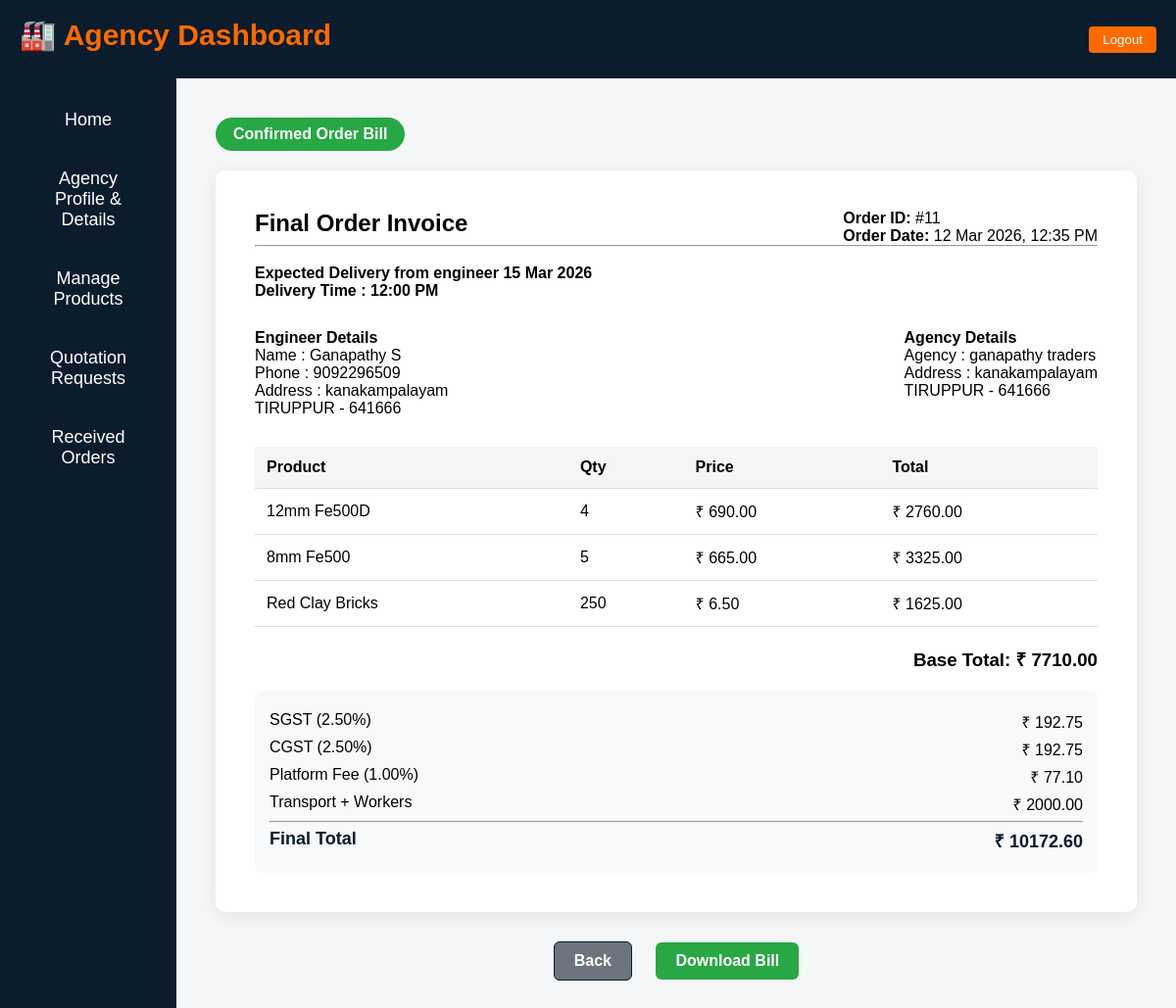
The app's page /agency-order-bill/11/ (signed in) with its own data.
### Construct/models.py (models this page shows, shortened)
class Order(models.Model):
    ORDER_STATUS_CHOICES = [
    ("Placed", "Placed"),
    ("AgencyApproved", "Agency Approved"),
    ("AgencyRejected", "Agency Rejected"),
    ("Processing", "Processing"),
    ("OutForDelivery", "Out For Delivery"),
    ("Delivered", "Delivered"),
    ("Cancelled", "Cancelled"),
]
    PAYMENT_CHOICES = [
        ("COD", "Cash on Delivery"),
    ]
    quotation = models.ForeignKey(
        "QuotationRequest",
        on_delete=models.CASCADE,
        related_name="orders"
    )
    engineer = models.ForeignKey(
        User,
        on_delete=models.CASCADE,
        related_name="engineer_orders"
    )
    agency = models.ForeignKey(
        "AgencyProfile",
        on_delete=models.CASCADE,
        related_name="agency_orders"
    )
    total_amount = models.DecimalField(
        max_digits=12,
        decimal_places=2
    )
    payment_method = models.CharField(
        max_length=20,
        choices=PAYMENT_CHOICES,
        default="COD"
    )
    cod_confirmed = models.BooleanField(default=False)
    cod_confirmed_at = models.DateTimeField(null=True, blank=True)
    order_status = models.CharField(
    max_length=30,
    choices=ORDER_STATUS_CHOICES,
    default="Placed"
)
    created_at = models.DateTimeField(auto_now_add=True)

class OrderDelivery(models.Model):
    order = models.OneToOneField(
        Order,
        on_delete=models.CASCADE,
        related_name="delivery"
    )
    delivery_date = models.DateField()
    delivery_time = models.TimeField()
    engineer_name = models.CharField(max_length=150)
    engineer_phone = models.CharField(max_length=20)
    site_owner_phone = models.CharField(max_length=20)
    site_address = models.TextField()
    site_district = models.CharField(max_length=100)
    site_pincode = models.CharField(max_length=10)
    delivery_status = models.CharField(
        max_length=30,
        default="Pending"
    )
    created_at = models.DateTimeField(auto_now_add=True)
    dispatched_at = models.DateTimeField(null=True, blank=True)
    delivered_at = models.DateTimeField(null=True, blank=True)  # 🔥 add this

class Engineerprofile(models.Model):
    user = models.OneToOneField(
        User,
        on_delete=models.CASCADE,
        related_name="engineer_profile"
    )
    email = models.EmailField(null=False, blank=False)
    DEGREE_CHOICES = [
        ('BE', 'BE'),
        ('ME', 'ME'),
        ('MTech', 'BTech'),
        ('MTech', 'MTech'),
        ('Diploma', 'Diploma'),
        ('PhD', 'PhD'),
        ('Others', 'Others'),
    ]
    degree = models.CharField(
        max_length=20,
        choices=DEGREE_CHOICES,
        null=False,
        blank=False
    )
    other_degree = models.CharField(
        max_length=100,
        null=False,
        blank=False
    )
    college_name = models.CharField(
        max_length=255,
        null=False,
        blank=False
    )
    clg_district = models.CharField(
        max_length=100,
        null=False,
        blank=False
    )
    degree_certificate = models.FileField(
        upload_to='engineer_certificates/',
        null=False,
        blank=False
    )
    full_name = models.CharField(
        max_length=150,
        null=False,
        blank=False
    )
    age = models.PositiveIntegerField(
        null=False,
        blank=False
    )
    GENDER_CHOICES = [
        ('Male', 'Male'),
        ('Female', 'Female'),
        ('Other', 'Other'),
    ]
    gender = models.CharField(
        max_length=10,
        choices=GENDER_CHOICES,
        null=False,
        blank=False
    )
    date_of_birth = models.DateField(
        null=False,
        blank=False
    )
    phone_number = models.CharField(
        max_length=10,
        unique=True,
        null=False,
        blank=False
    )
    address = models.TextField(
        null=False,
        blank=False
    )
    district = models.CharField(
        max_length=100,
        null=False,
        blank=False
    )
    state = models.CharField(
        max_length=100,
        null=False,
        blank=False
    )
    pincode = models.CharField(
        max_length=10,
        null=False,
        blank=False
    )
    terms_accepted = models.BooleanField(default=False)
    created_at = models.DateTimeField(auto_now_add=True)
    updated_at = models.DateTimeField(auto_now=True)

class AgencyProfile(models.Model):
    user = models.OneToOneField(
        User,
        on_delete=models.CASCADE,
        related_name="agency_profile"
    )
    company_name = models.CharField(max_length=255)
    gst_number = models.CharField(max_length=50)
    gst_certificate = models.FileField(
        upload_to="agency_gst_certificates/"
    )
    company_phone = models.CharField(
        max_length=15,
        unique=True
    )
    company_address = models.TextField()
    company_district = models.CharField(max_length=100)
    company_state = models.CharField(max_length=100)
    company_pincode = models.CharField(max_length=6)
    owner_name = models.CharField(max_length=150)
    owner_email = models.EmailField()
    owner_phone = models.CharField(
        max_length=15,
        unique=True
    )
    GENDER_CHOICES = [
        ('Male', 'Male'),
        ('Female', 'Female'),
        ('Other', 'Other'),
    ]
    gender = models.CharField(
        max_length=10,
        choices=GENDER_CHOICES
    )
    owner_age = models.PositiveIntegerField()
    owner_dob = models.DateField()
    owner_address = models.TextField()
    owner_district = models.CharField(max_length=100)
    owner_state = models.CharField(max_length=100)
    owner_pincode = models.CharField(max_length=6)
    status = models.CharField(
        max_length=20,
        default="approved"
    )
    approved_at = models.DateTimeField(
        default=timezone.localtime
    )
    terms_accepted = models.BooleanField(default=False)
    created_at = models.DateTimeField(auto_now_add=True)
    updated_at = models.DateTimeField(auto_now=True)

class OrderItem(models.Model):
    order = models.ForeignKey(
        Order,
        on_delete=models.CASCADE,
        related_name="items"
    )
    product_name = models.CharField(max_length=200)
    quantity = models.PositiveIntegerField()
    price = models.DecimalField(max_digits=10, decimal_places=2)
    total_price = models.DecimalField(
        max_digits=12,
        decimal_places=2
    )

class EstimatedQuotation(models.Model):
    quotation = models.OneToOneField(
        QuotationRequest,
        on_delete=models.CASCADE,
        related_name="final_estimate"
    )
    base_total = models.DecimalField(max_digits=12, decimal_places=2)
    transport_charge = models.DecimalField(max_digits=10, decimal_places=2)
    cgst_percent = models.DecimalField(max_digits=5, decimal_places=2)
    sgst_percent = models.DecimalField(max_digits=5, decimal_places=2)
    platform_fee_percent = models.DecimalField(max_digits=5, decimal_places=2)
    cgst_amount = models.DecimalField(max_digits=10, decimal_places=2)
    sgst_amount = models.DecimalField(max_digits=10, decimal_places=2)
    platform_fee_amount = models.DecimalField(max_digits=10, decimal_places=2)
    final_total = models.DecimalField(max_digits=12, decimal_places=2)
    created_at = models.DateTimeField(auto_now_add=True)

### Construct/views.py (the view)
@login_required
def agency_order_bill(request, order_id):
    order = get_object_or_404(
        Order,
        id=order_id,
        agency=request.user.agency_profile
    )
    final_estimate = get_object_or_404(
        EstimatedQuotation,
        quotation=order.quotation
    )
    return render(
        request,
        "agency_side/agency_order_bill.html",
        {
            "order": order,
            "final_estimate": final_estimate
        }
    )

### templates/agency_side/agency_order_bill.html (shortened to what this page needs)
{% extends "agency_side/agency_dashboard.html" %}
{% load static %}
{% block content %}
<div class="quote-badge">Confirmed Order Bill</div>
<div class="invoice-container">
  <div class="invoice-header">
    <div>
      <h2>Final Order Invoice</h2>
    </div>
    <div>
      <p><strong>Order ID:</strong> #{{ order.id }}</p>
      <p><strong>Order Date:</strong> {{ order.created_at|date:"d M Y, h:i A" }}</p>
    </div>
  </div>
  <hr>
  <br>
    <h4> Expected Delivery from engineer  {% if order.delivery %}
{{ order.delivery.delivery_date|date:"d M Y" }}<br>Delivery Time :
{{ order.delivery.delivery_time|time:"h:i A" }}
{% else %}
-
{% endif %}</h4>
  <div class="details-section">
    <div>
      <h4>Engineer Details</h4>
      <p>Name : {{ order.engineer.engineer_profile.full_name }}</p>
      <p>Phone : {{ order.engineer.engineer_profile.phone_number }}</p>
      <p>Address : {{ order.delivery.site_address }}</p>
      <p>{{ order.delivery.site_district }} - {{ order.delivery.site_pincode }}</p>
    </div>
    <div>
      <h4>Agency Details</h4>
      <p>Agency : {{ order.agency.company_name }}</p>
      <p>Address : {{ order.agency.company_address }}</p>
      <p>{{ order.agency.company_district }} - {{ order.agency.company_pincode }}</p>
    </div>
  </div>
  <table class="invoice-table">
    <thead>
      <tr>
        <th>Product</th>
        <th>Qty</th>
        <th>Price</th>
        <th>Total</th>
      </tr>
    </thead>
    <tbody>
      {% for item in order.items.all %}
      <tr>
        <td>{{ item.product_name }}</td>
        <td>{{ item.quantity }}</td>
        <td>₹ {{ item.price }}</td>
        <td>₹ {{ item.total_price }}</td>
      </tr>
      {% endfor %}
    </tbody>
  </table>
  <div class="total-box">
    <h3>Base Total: ₹ {{ final_estimate.base_total }}</h3>
    <div class="breakdown-box">
      <div class="line">
        <span>SGST ({{ final_estimate.sgst_percent }}%)</span>
        <span>₹ {{ final_estimate.sgst_amount }}</span>
      </div>
      <div class="line">
        <span>CGST ({{ final_estimate.cgst_percent }}%)</span>
        <span>₹ {{ final_estimate.cgst_amount }}</span>
      </div>
      <div class="line">
        <span>Platform Fee ({{ final_estimate.platform_fee_percent }}%)</span>
        <span>₹ {{ final_estimate.platform_fee_amount }}</span>
      </div>
      <div class="line">
        <span>Transport + Workers</span>
        <span>₹ {{ final_estimate.transport_charge }}</span>
      </div>
      <hr>
      <div class="line final-line">
        <span>Final Total</span>
        <span>₹ {{ order.total_amount }}</span>
      </div>
    </div>
  </div>
</div>
<div class="action-section">
    <a href="{% url 'agency_orders' %}"
   class="btn btn-back">
   Back
</a>
  <a href="#"
     onclick="window.print()"
     class="btn btn-print">
     Download Bill
  </a>
</div>
{% endblock %}

### templates/agency_side/agency_dashboard.html (style rules this page uses)
* { margin: 0; padding: 0; box-sizing: border-box; font-family: "Oswald", sans-serif; }
.btn-back { flex: 1; background: #ffffff; border: 1px solid #0b1c2d; color: #0b1c2d; padding: 7px; border-radius: 6px; cursor: pointer; }

### templates/agency_side/agency_order_bill.html (style rules this page uses)
.quote-badge { background:#28a745; padding:8px 18px; display:inline-block; font-weight:600; border-radius:20px; margin-bottom:20px; color:#fff; }
.invoice-container { background:#fff; padding:40px; border-radius:10px; box-shadow:0 4px 20px rgba(0,0,0,0.08); }
.invoice-header { display:flex; justify-content:space-between; }
.details-section { display:flex; justify-content:space-between; margin:30px 0; }
.invoice-table { width:100%; border-collapse:collapse; margin-top:20px; }
.invoice-table th, .invoice-table td { border-bottom:1px solid #ddd; padding:12px; text-align:left; }
.invoice-table th { background:#f5f5f5; }
.total-box { text-align:right; margin-top:20px; }
.breakdown-box { margin-top:20px; padding:15px; background:#f8f9fa; border-radius:8px; }
.line { display:flex; justify-content:space-between; margin:6px 0; }
.final-line { font-weight:700; font-size:18px; color:#0b1c2d; }
.action-section { margin-top:30px; text-align:center; }
.btn { padding:10px 20px; border-radius:6px; text-decoration:none; color:#fff; margin:0 10px; display:inline-block; font-weight:600; }
.btn-back { background:#6c757d; }
.btn-print { background:#28a745; }

### records on screen
Order: id "11", created_at "12 Mar 2026, 12:35 PM", delivery.delivery_date "15 Mar 2026", delivery.delivery_time "12:00 PM", engineer.engineer_profile.full_name "Ganapathy S", engineer.engineer_profile.phone_number "9092296509", delivery.site_address "kanakampalayam", delivery.site_district "TIRUPPUR", delivery.site_pincode "641666", agency.company_name "ganapathy traders", agency.company_address "kanakampalayam", agency.company_district "TIRUPPUR", agency.company_pincode "641666", total_amount "10172.60"
OrderItem: product_name "12mm Fe500D", quantity "4", price "690.00", total_price "2760.00"
OrderItem: product_name "8mm Fe500", quantity "5", price "665.00", total_price "3325.00"
OrderItem: product_name "Red Clay Bricks", quantity "250", price "6.50", total_price "1625.00"
EstimatedQuotation: base_total "7710.00", sgst_percent "2.50", sgst_amount "192.75", cgst_percent "2.50", cgst_amount "192.75", platform_fee_percent "1.00", platform_fee_amount "77.10", transport_charge "2000.00"
